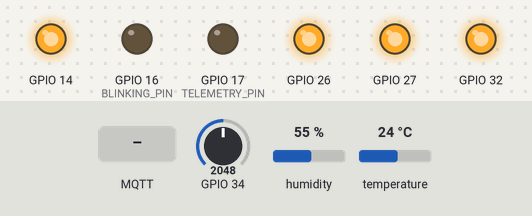
A program run on a simulated ESP32. Parts: output pins drawn as LEDs (lit = HIGH). Dashed ring = blinking. The inputs (shaded band) are chosen by the test bench; at power-on: GPIO 34 = 2048, humidity 55 %, temperature 24 °C. WiFi joins after 1.5 s; servers stay silent unless stated; no MQTT or app messages arrive unless stated; what the program prints to the serial monitor is not drawn.

Above: at 0.1 s.
At 3.7 s:
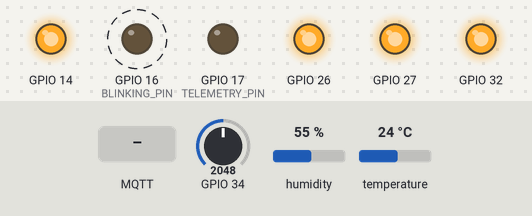
3.8 s: MQTT message "1" arrives on the first subscribed topic
7.3 s: MQTT message "on" arrives on the first subscribed topic
Timing chart, 0 to 16.8 s (numbered marks = the images above; inputs shaded):
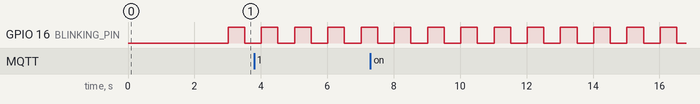

The program:

main.cpp
```cpp
#include <Arduino.h>
#include <DHT.h>
#include <WiFi.h>
#include <PubSubClient.h>
#include <ArduinoJson.h>
#include <array>
#include <string>

using u8  = uint8_t;
using u16 = uint16_t;
using u32 = uint32_t;

// --- CONFIGURATION ---
#include "secrets.h"

// --- PINS ---
enum class RelayPins : u8
{
    GROW_LIGHT  = 32,
    WATER_PUMP  = 26,
    INTAKE_FAN  = 27,
    EXHAUST_FAN = 14
};

enum class SensorPins : u8
{
    TEMP_AIR_HUMIDITY = 4,
    SOIL_HUMIDITY     = 34
};

constexpr int BLINKING_PIN  = 16;
constexpr int TELEMETRY_PIN = 17;

namespace Time
{
    constexpr u32 SECOND = 1000;
    constexpr u32 MINUTE = 60 * SECOND;
    constexpr u32 HOUR   = 60 * MINUTE;
    constexpr u32 DAY    = 24 * HOUR;
}

constexpr u8 numRelays = 4;
constexpr std::array<RelayPins, numRelays> relays = { RelayPins::GROW_LIGHT, RelayPins::WATER_PUMP, RelayPins::INTAKE_FAN, RelayPins::EXHAUST_FAN };

constexpr u8 numSensors = 1;
constexpr std::array<SensorPins, numSensors> sensors = { SensorPins::SOIL_HUMIDITY };


// --- SENSORS ---
class SonDHT22
{
public:
    SonDHT22(SensorPins pin)
    : _dht(static_cast<u8>(pin), DHT22)
    {
    }

    void Init()
    {
        _dht.begin();
    }

    bool Read()
    {
        u32 currMillis = millis();
        if (currMillis - _lastReadTimeMS >= _readInterval)
        {
            float t = _dht.readTemperature();
            float h = _dht.readHumidity();
            if (!isnan(t) && !isnan(h))
            {
                _reading.tempC = t;
                _reading.humidity = h;
            }
            _lastReadTimeMS = currMillis;

            return true;
        }

        return false;
    }

    float getTempC() const
    {
        return _reading.tempC;
    }

    float getHumidity() const
    {
        return _reading.humidity;
    }

private:
    DHT _dht;
    u32 _lastReadTimeMS{0};
    u32 _readInterval = 2 * Time::SECOND;
    struct Reading
    {
        float tempC{0.0f};
        float humidity{0.0f};
    } _reading;
};

class SoilMoisture
{
public:
    SoilMoisture(SensorPins pin)
    : _pin(static_cast<u8>(pin))
    {
    }

    void Init()
    {
        analogSetPinAttenuation(_pin, ADC_11db);
    }

    bool Read()
    {
        u32 currMillis = millis();
        if (currMillis - _lastReadTimeMS >= _readInterval)
        {
            _reading = analogRead(_pin);
            _lastReadTimeMS = currMillis;

            return true;
        }

        return false;
    }

    float getPercent() const
    {
        // Calibrated map: ~3350 (Dry, 0%) to ~1050 (Wet, 100%)
        float p = map(_reading, 3350, 1050, 0, 100);

        if (p < 0)
            p = 0;

        if (p > 100)
            p = 100;

        return p;
    }

    u16 getRaw() const
    {
        return _reading;
    }

private:
    u8  _pin;
    u32 _lastReadTimeMS{0};
    u32 _readInterval = 2 * Time::SECOND;
    u16 _reading{0};
};

SonDHT22 dht(SensorPins::TEMP_AIR_HUMIDITY);
SoilMoisture soil(SensorPins::SOIL_HUMIDITY);


// --- NETWORK ---
WiFiClient espClient;
PubSubClient mqtt(espClient);

void setupWiFi()
{
    delay(10);
    Serial.printf("\nConnecting to %s\n", WIFI_SSID);

    WiFi.disconnect(true);
    delay(1000);

    WiFi.mode(WIFI_STA);

    IPAddress local_IP(192, 168, 4, 10);
    IPAddress gateway(192, 168, 4, 1);
    IPAddress subnet(255, 255, 255, 0);

    if (!WiFi.config(local_IP, gateway, subnet))
    {
        Serial.println("STA Failed to configure");
    }

    WiFi.begin(WIFI_SSID, WIFI_PASS);

    int retries = 0;
    while (WiFi.status() != WL_CONNECTED)
    {
        delay(500);
        Serial.print(".");
        retries++;
        if (retries > 30)
        {
            Serial.println("\nFailed to connect. Restarting...");
            ESP.restart();
        }
    }
    Serial.printf("\nWiFi connected. IP: %s\n", WiFi.localIP().toString().c_str());
}

// --- STATE & COMMAND HANDLING ---
String currentMode  = "OVERRIDE";
u32 pumpStartTimeMS = 0;
u32 pumpDurationMS  = 0;
bool isPumpRunning  = false;

void publishRelayState(const char* relay, bool state, const char* mode)
{
    JsonDocument doc;
    doc["relay"] = relay;
    doc["value"] = state;
    doc["mode"]  = mode;

    char buffer[128];
    serializeJson(doc, buffer);
    if (mqtt.publish(TOPIC_RELAY_STATE, buffer, false, 1))
    {
        Serial.printf("Published relay state: %s\n", buffer);
    }
}

void mqttCallback(char* topic, byte* payload, unsigned int length)
{
    Serial.printf("Message arrived on topic: %s\n", topic);

    if (strcmp(topic, TOPIC_COMMANDS) != 0)
    {
        return;
    }

    JsonDocument doc;
    DeserializationError error = deserializeJson(doc, payload, length);
    if (error)
    {
        Serial.print("deserializeJson() failed: ");
        Serial.println(error.c_str());
        return;
    }

    if (doc["mode"].is<String>())
    {
        currentMode = doc["mode"].as<String>();
    }

    // Active-LOW logic
    if (doc["growLight"].is<bool>())
    {
        bool state = doc["growLight"];
        digitalWrite(static_cast<u8>(RelayPins::GROW_LIGHT), state ? LOW : HIGH);
        publishRelayState("GROW_LIGHT", state, currentMode.c_str());
    }

    if (doc["intakeFan"].is<bool>())
    {
        bool state = doc["intakeFan"];
        digitalWrite(static_cast<u8>(RelayPins::INTAKE_FAN), state ? LOW : HIGH);
        publishRelayState("INTAKE_FAN", state, currentMode.c_str());
    }

    if (doc["exhaustFan"].is<bool>())
    {
        bool state = doc["exhaustFan"];
        digitalWrite(static_cast<u8>(RelayPins::EXHAUST_FAN), state ? LOW : HIGH);
        publishRelayState("EXHAUST_FAN", state, currentMode.c_str());
    }

    if (doc["waterPumpDuration"].is<u32>())
    {
        u32 durationSec = doc["waterPumpDuration"];
        if (durationSec > 0) // on
        {
            digitalWrite(static_cast<u8>(RelayPins::WATER_PUMP), LOW);
            isPumpRunning   = true;
            pumpStartTimeMS = millis();
            pumpDurationMS  = durationSec * Time::SECOND;
            publishRelayState("WATER_PUMP", true, currentMode.c_str());
            Serial.printf("Water pump started for %u seconds\n", durationSec);
        }
        else                // off
        {
            digitalWrite(static_cast<u8>(RelayPins::WATER_PUMP), HIGH);
            isPumpRunning = false;
            publishRelayState("WATER_PUMP", false, currentMode.c_str());
            Serial.println("Water pump stopped manually.");
        }
    }
}

void heartbeat()
{
    static u32 lastBlinkTimeMS = 0;
    static bool state = false;
    if (millis() - lastBlinkTimeMS >= 0.5 * Time::SECOND)
    {
        state = !state;
        digitalWrite(BLINKING_PIN, state ? LOW : HIGH);
        lastBlinkTimeMS = millis();
    }
}

void reconnectMQTT()
{
    while (!mqtt.connected())
    {
        Serial.print("Attempting MQTT connection...");
        if (mqtt.connect(ESP_CLIENT_ID))
        {
            Serial.println("connected");
            mqtt.subscribe(TOPIC_COMMANDS, 1);
        }
        else
        {
            Serial.print("failed, rc=");
            Serial.print(mqtt.state());
            Serial.println(" try again in 5 seconds");
            // ~5s wait, but keep the heartbeat alive and feed the task WDT.
            for (int i = 0; i < 50; i++)
            {
                heartbeat();
                delay(100);
            }
        }
    }
}


// --- MAIN LOOP ---
void setup()
{
    Serial.begin(9600);

    dht.Init();
    soil.Init();

    Serial.println("\n--- Sonmi Relay Controller ---");

    pinMode(BLINKING_PIN, OUTPUT);
    pinMode(TELEMETRY_PIN, OUTPUT);

    for (u8 i = 0; i < numRelays; i++)
    {
        digitalWrite(static_cast<u8>(relays[i]), HIGH);
        pinMode(static_cast<u8>(relays[i]), OUTPUT);
    }

    for (u8 i = 0; i < numSensors; i++)
    {
        pinMode(static_cast<u8>(sensors[i]), INPUT);
    }

    setupWiFi();
    mqtt.setServer(MQTT_BROKER, MQTT_PORT);
    mqtt.setCallback(mqttCallback);
    mqtt.setBufferSize(512);
}

void publishTelemetry()
{
    JsonDocument doc;
    JsonObject sensors = doc["sensors"].to<JsonObject>();
    sensors["temperature"]  = dht.getTempC();
    sensors["airHumidity"]  = dht.getHumidity();
    sensors["soilHumidity"] = soil.getPercent();

    JsonObject relays = doc["relays"].to<JsonObject>();
    relays["waterPump"]  = digitalRead(static_cast<u8>(RelayPins::WATER_PUMP)) == LOW;
    relays["growLight"]  = digitalRead(static_cast<u8>(RelayPins::GROW_LIGHT)) == LOW;
    relays["intakeFan"]  = digitalRead(static_cast<u8>(RelayPins::INTAKE_FAN)) == LOW;
    relays["exhaustFan"] = digitalRead(static_cast<u8>(RelayPins::EXHAUST_FAN)) == LOW;

    char buffer[512];
    serializeJson(doc, buffer);

    if (mqtt.publish(TOPIC_TELEMETRY, buffer, false, 1))
    {
        Serial.printf("Published telemetry: %s\n", buffer);
    }
    else
    {
        Serial.println("Failed to publish telemetry");
    }
}

void loop()
{
    heartbeat();

    if (!mqtt.connected())
    {
        reconnectMQTT();
    }
    mqtt.loop();

    dht.Read();
    soil.Read();

    // pump automatic turn off check
    if (isPumpRunning)
    {
        if (millis() - pumpStartTimeMS >= pumpDurationMS)
        {
            digitalWrite(static_cast<u8>(RelayPins::WATER_PUMP), HIGH);
            isPumpRunning = false;
            publishRelayState("WATER_PUMP", false, currentMode.c_str());
            Serial.println("Water pump auto-shutoff completed.");
        }
    }

    static u32 lastTelemetryMS = 0;
    static bool telemetryState = false;
    u32 currMillis = millis();
    if (currMillis - lastTelemetryMS >= 5 * Time::MINUTE)
    {
        publishTelemetry();
        telemetryState = !telemetryState;
        digitalWrite(TELEMETRY_PIN, telemetryState ? LOW : HIGH);
        lastTelemetryMS = currMillis;
    }

    static u32 lastBlinkTimeMS = 0;
    static bool state = false;
    if (millis() - lastBlinkTimeMS >= 0.5 * Time::SECOND)
    {
        state = !state;
        digitalWrite(BLINKING_PIN, state ? LOW : HIGH);
        lastBlinkTimeMS = millis();
    }
}
```

secrets.example.h
```cpp
#pragma once

constexpr const char* WIFI_SSID         = "";
constexpr const char* WIFI_PASS         = "";

constexpr const char* MQTT_BROKER       = "";
constexpr int         MQTT_PORT         = -9999;
constexpr const char* TOPIC_TELEMETRY   = "";
constexpr const char* TOPIC_COMMANDS    = "";
constexpr const char* TOPIC_RELAY_STATE = "";
constexpr const char* ESP_CLIENT_ID     = "";
```

Measured:
- by itself, GPIO 16 (BLINKING_PIN): alternates HIGH for 0.50 s and LOW for 0.50 s
